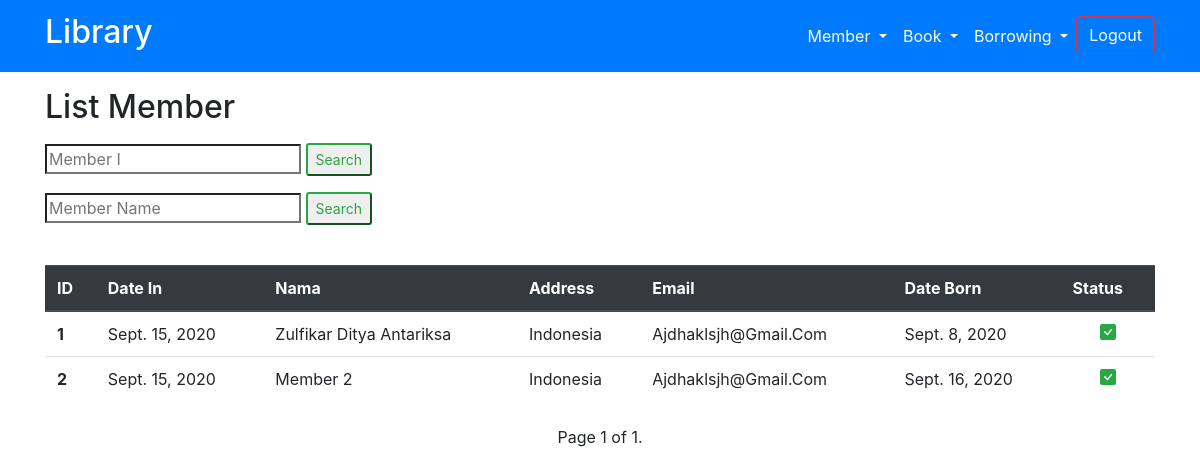
Page /member-list/ (signed in) on the earlier database version.
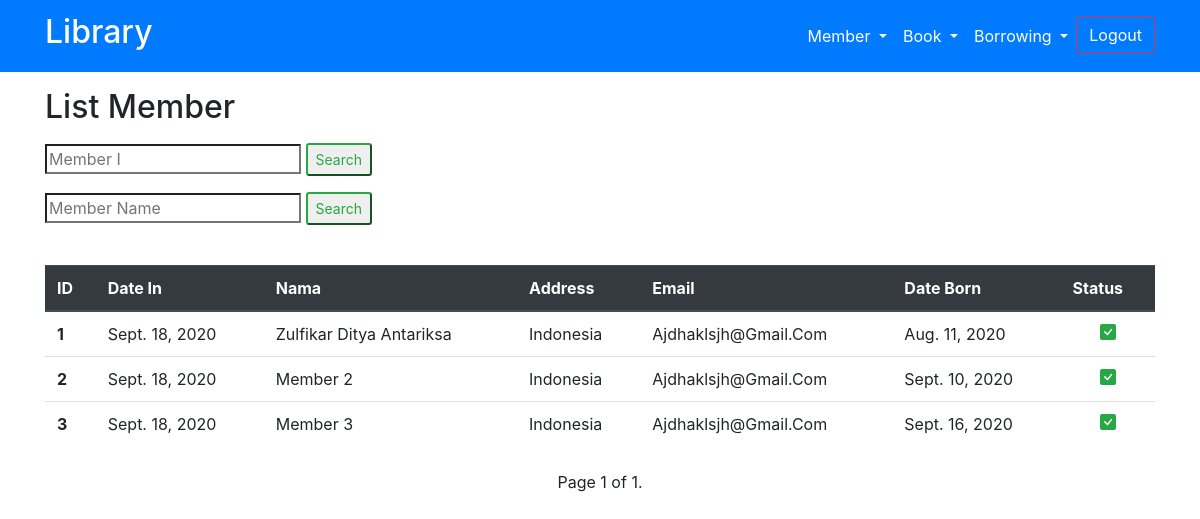
Same page on the later database version.
### my_app/models.py (models this page shows, shortened)
class Member(models.Model):
    name = models.CharField(max_length=40)
    date_in = models.DateField(auto_now_add=True)
    address = models.CharField(max_length=50)
    email = models.EmailField(max_length=254)
    date_born = models.DateField()
    status = models.BooleanField(default=True)
    class Meta:
        verbose_name = "Member"
        verbose_name_plural = "Members"
        ordering = ['-date_in']

### my_app/views.py (the view, shortened to what this page needs)
# urls.py: path('member-list/', views.member_list, name='member-list'),
def member_list(request):
    if request.user.is_authenticated:
        page = "Member"
        with_paginator = True
        data = Member.objects.all().order_by('id')
        paginator = Paginator(data, 100)
        pageNum = request.GET.get('page')
        dataresult = paginator.get_page(pageNum)
        return render(request, 'home/list.html', {
            'page': page,
            'data': dataresult,
            'with_paginator': with_paginator,
        })
    else:
        return HttpResponseRedirect(reverse('login'))

### templates/home/list.html (shortened to what this page needs)
{% extends 'base.html' %}
{% load static %}
{% block content %}
<div class="container my-3 text-capitalize">
    <h2 class="mb-3">List {{page}}</h2>
    <div class="row justify-content-right">
        <div class="col">
            <form action="" method="post">
                <div class="form-group">
                    <input type="search" name="id" id="" placeholder="Member I" required>
                    <input type="submit" value="Search" class="btn-sm btn-outline-success">
                </div>
            </form>
            <form action="" method="post">
                <div class="form-group">
                    <input type="search" name="nama" id="" placeholder="Member Name" required>
                    <input type="submit" value="Search" class="btn-sm btn-outline-success">
                </div>
            </form>
        </div>
    </div>
</div>
<div class="container my-4 text-capitalize">
    <table class="table table-hover">
        <thead class="thead-dark">
            <th scope="col">ID</th>
            <th scope="col">date in</th>
            <th scope="col">Nama</th>
            <th scope="col">Address</th>
            <th scope="col">Email</th>
            <th scope="col">date born</th>
            <th scope="col">status</th>
        </thead>
        <tbody>
            {% for i in data %}
            <tr>
                <th scope="row">{{i.id}}</th>
                <td>{{i.date_in}}</td>
                <td>{{i.name}}</td>
                <td>{{i.address}}</td>
                <td class="">{{i.email}}</td>
                <td>{{i.date_born}}</td>
                {% if i.status is True %}
                <td class="text-success text-center">
                </td>
                {% endif %}
            </tr>
            {% endfor %}
        </tbody>
    </table>
</div>
<div class="container">
    <div class="row">
        <div class="col text-center">
            <span> Page {{ data.number }} of {{ data.paginator.num_pages }}.</span>
        </div>
    </div>
</div>
{% endblock content %}

Differences in the rows shown:
changed Member "Zulfikar Ditya Antariksa": date_in "Sept. 15, 2020" → "Sept. 18, 2020"; date_born "Sept. 8, 2020" → "Aug. 11, 2020"
changed Member "Member 2": date_in "Sept. 15, 2020" → "Sept. 18, 2020"; date_born "Sept. 16, 2020" → "Sept. 10, 2020"
added Member: id "3", date_in "Sept. 18, 2020", name "Member 3", address "Indonesia", email "Ajdhaklsjh@gmail.com", date_born "Sept. 16, 2020", status True (drawn)
